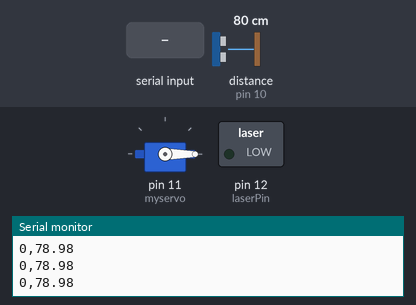
Bench run of a sketch on a simulated Arduino Uno, built with avr-gcc and run on an emulated ATmega328P. On the bench: servo, switched loads named in the sketch (green lamp = pin HIGH), the last lines printed to the serial monitor. Wiring (inferred from the names in the program): ultrasonic range finder: trigger pin 9; echo pin 10. Dashed ring = blinking. Inputs (shaded band) come from the test bench; at power-on: distance to the obstacle (sensor on pin 10) 80 cm. The echo pulse lasts 58.3 µs per cm; pins used as bus, display or sensor lines are not drawn.

Above: at 1.2 s.
1.3 s: distance to the obstacle (sensor on pin 10) set to 54 cm
2.8 s: distance to the obstacle (sensor on pin 10) set to 46 cm
At 3.1 s:
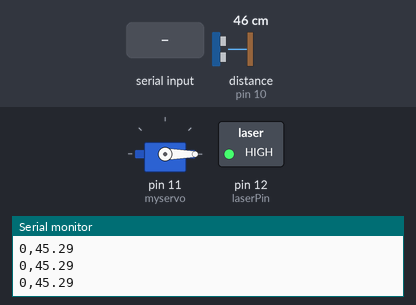
5.8 s: "90,45\n" received over Serial
At 7.3 s:
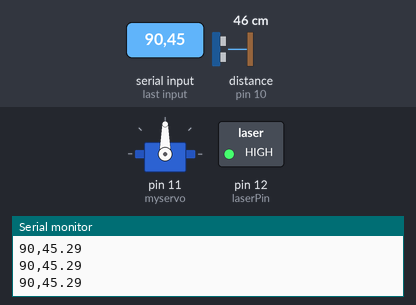
8.4 s: "30,150\n" received over Serial
At 10.0 s:
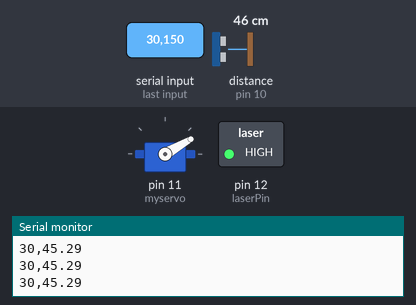
11.4 s: "90\n" received over Serial
At 13.24 s:
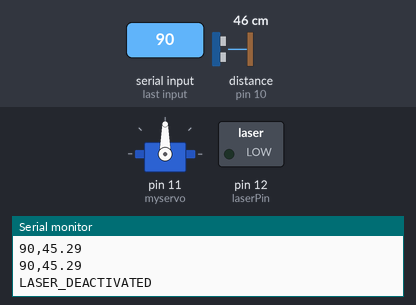
14.4 s: "MANUAL\n" received over Serial
Timing chart, 0 to 18.0 s (numbered marks = the images above; inputs shaded):
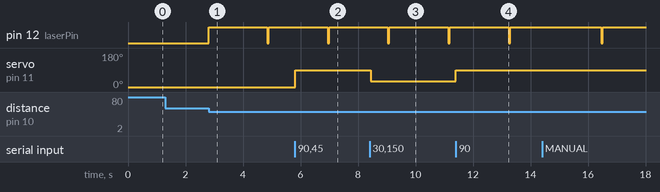

The sketch:

radarSystemBeta.ino
```cpp
#include <Servo.h>

// Servo
Servo myservo;

// HC-SR04 ultrasonic sensor
const int trigPin = 9;
const int echoPin = 10;

// Laser
const int laserPin = 12;

long duration;
float distance;
int servoSetting;
bool servoIncreasing = true;

const float MAX_DETECTION_RANGE = 200.0;
const float LASER_ACTIVATION_MIN_RANGE = 1.0;
const float LASER_ACTIVATION_MAX_RANGE = 50.0;

void setup() {
  Serial.begin(115200);
  Serial.println("Radar System");

  myservo.attach(11);
  myservo.write(0);

  pinMode(trigPin, OUTPUT);
  pinMode(echoPin, INPUT);

  pinMode(laserPin, OUTPUT);
  digitalWrite(laserPin, LOW);
}

bool laserActive = false;
unsigned long laserStartTime = 0;
bool autoMode = false;
bool servoStopped = false;

void loop() {
  getDistance();
  readSerialCommand();
  outputDistance();

  if (distance >= LASER_ACTIVATION_MIN_RANGE && distance <= LASER_ACTIVATION_MAX_RANGE && !laserActive) {
    activateLaser();
    servoStopped = true;
  } else if (laserActive && (millis() - laserStartTime >= 2000)) {
    deactivateLaser();
    servoStopped = false;
  }

  if (!laserActive && !servoStopped) {
    if (autoMode) {
      updateServoAuto();
    }
  }

  delay(50);
}

void activateLaser() {
  laserActive = true;
  laserStartTime = millis();
  digitalWrite(laserPin, HIGH);
  Serial.println("LASER_ACTIVATED");
}

void deactivateLaser() {
  laserActive = false;
  digitalWrite(laserPin, LOW);
  Serial.println("LASER_DEACTIVATED");
}

void getDistance() {
  digitalWrite(trigPin, LOW);
  delayMicroseconds(2);
  digitalWrite(trigPin, HIGH);
  delayMicroseconds(10);
  digitalWrite(trigPin, LOW);
  duration = pulseIn(echoPin, HIGH);
  distance = duration * 0.034 / 2;

  if (distance > MAX_DETECTION_RANGE) {
    distance = 0;
  }
}

void readSerialCommand() {
  if (Serial.available() > 0) {
    String command = Serial.readStringUntil('\n');
    command.trim();

    if (command == "AUTO") {
      autoMode = true;
      laserActive = false;
      digitalWrite(laserPin, LOW);
    } else if (command == "MANUAL") {
      autoMode = false;
      laserActive = false;
      digitalWrite(laserPin, LOW);
    } else {
      int angle = command.toInt();
      if (angle >= 0 && angle <= 180 && !autoMode) {
        myservo.write(angle);
        servoSetting = angle;
      }
    }
  }
}

void outputDistance() {
  Serial.print(servoSetting);
  Serial.print(",");
  Serial.println(distance);
}

void updateServoAuto() {
  if (servoIncreasing) {
    servoSetting += 1;
    if (servoSetting >= 180) {
      servoSetting = 180;
      servoIncreasing = false;
    }
  } else {
    servoSetting -= 1;
    if (servoSetting <= 0) {
      servoSetting = 0;
      servoIncreasing = true;
    }
  }
  myservo.write(servoSetting);
}
```

Measured:
- the behaviour switches between 51 and 50 cm on distance to the obstacle (sensor on pin 10) (found by bisection; images 0 and 1)
- after the input at 2.8 s, pin 12 (laserPin): LOW → HIGH at once, → LOW 2.0 s later, → HIGH 0.05 s later
- after the input at 5.8 s, servo on pin 11 (myservo): 0° → 90° at once
- after the input at 8.4 s, servo on pin 11 (myservo): 90° → 30° after 0.05 s
- after the input at 11.4 s, servo on pin 11 (myservo): 30° → 90° at once
